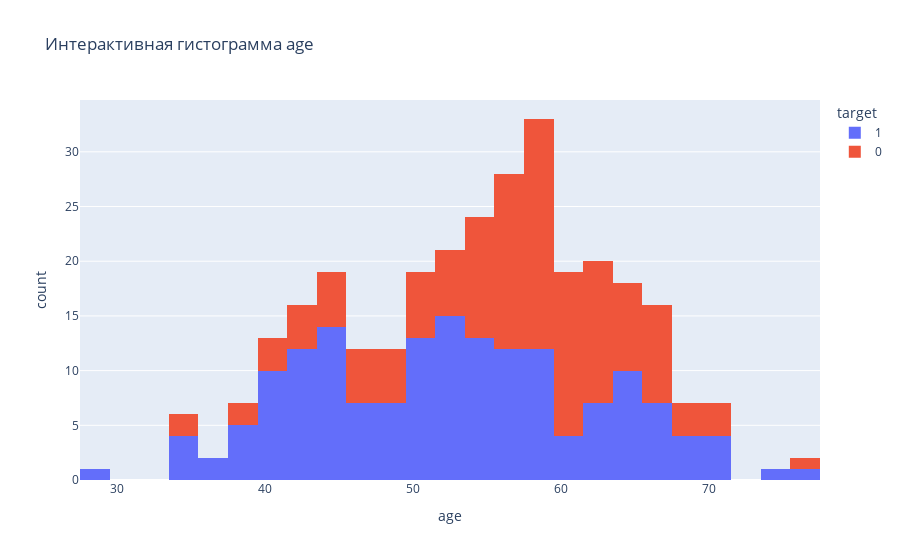

The notebook cell saved with this chart:
### Code cell
plot_col = "age" if "age" in df.columns else (num_cols[0] if len(num_cols)>0 else None)
if plot_col:
    fig = px.histogram(
        df, x=plot_col,
        color=target_col if target_col in df.columns else None,
        nbins=30,
        title=f'Интерактивная гистограмма {plot_col}'
    )
    fig.write_html(str(EDA_DIR / 'graph_interactive.html'), include_plotlyjs='cdn')
    fig.show()

### Figure 1 — Plotly figure (JSON) as saved in the notebook; plotly's stock layout.template omitted (floating-point values rounded to 4 significant figures; data arrays with more than 128 entries replaced by an {"elided": "..."} marker saying what was removed)
{"data": [{"alignmentgroup": "True", "bingroup": "x", "hovertemplate": "target=1<br>age=%{x}<br>count=%{y}<extra></extra>", "legendgroup": "1", "marker": {"color": "#636efa", "pattern": {"shape": ""}}, "name": "1", "nbinsx": 30, "offsetgroup": "1", "orientation": "v", "showlegend": true, "type": "histogram", "x": {"elided": "165 int values"}, "xaxis": "x", "yaxis": "y"}, {"alignmentgroup": "True", "bingroup": "x", "hovertemplate": "target=0<br>age=%{x}<br>count=%{y}<extra></extra>", "legendgroup": "0", "marker": {"color": "#EF553B", "pattern": {"shape": ""}}, "name": "0", "nbinsx": 30, "offsetgroup": "0", "orientation": "v", "showlegend": true, "type": "histogram", "x": {"elided": "138 int values"}, "xaxis": "x", "yaxis": "y"}], "layout": {"barmode": "relative", "legend": {"title": {"text": "target"}, "tracegroupgap": 0}, "title": {"text": "Интерактивная гистограмма age"}, "xaxis": {"anchor": "y", "domain": [0, 1], "title": {"text": "age"}}, "yaxis": {"anchor": "x", "domain": [0, 1], "title": {"text": "count"}}}}
